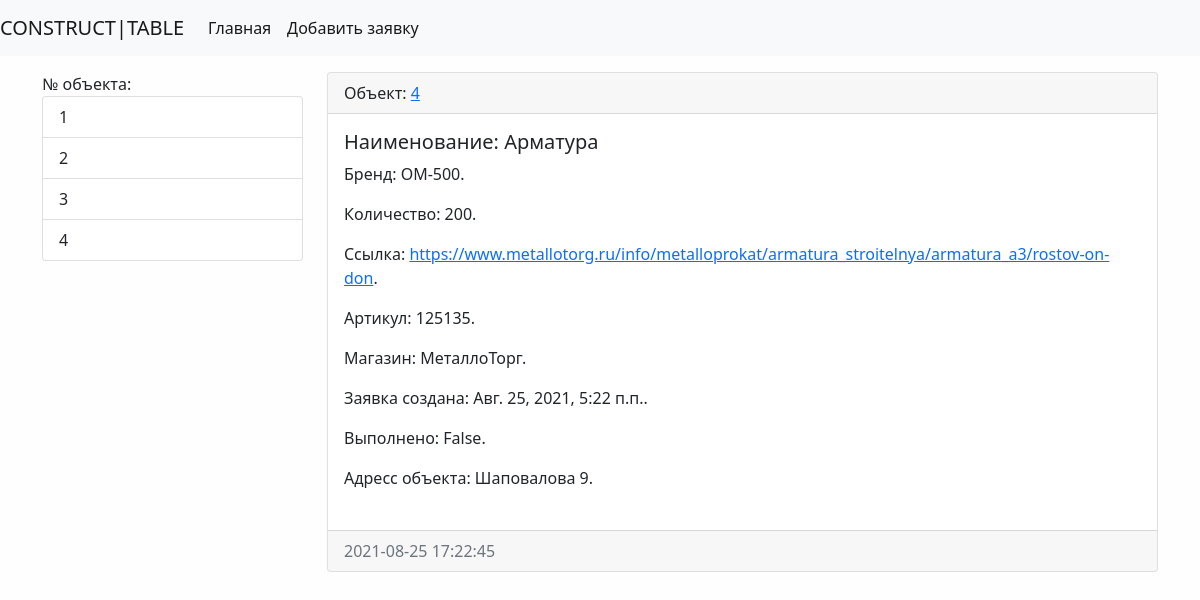
The app's page /application/1/ with its own data.
### application/models.py (models this page shows, shortened)
class ConstructionSite(models.Model):
    address = models.CharField(max_length=150, verbose_name='Адрес', db_index=True, blank=True)
    numb = models.IntegerField(validators=[MinValueValidator(1)], verbose_name='Номер объекта')
    class Meta:
        verbose_name = 'Объект'
        verbose_name_plural = 'Объекты'
        ordering = ['numb']
    def get_absolute_url(self):
        return reverse('area', kwargs={"area_id": self.pk})

class Application(models.Model):
    name = models.CharField(max_length=150, verbose_name='Наименование')
    brand = models.TextField(blank=True, verbose_name='Бренд')  # Необязательно к заполнению blank=True
    quantity = models.IntegerField(validators=[MinValueValidator(1)], verbose_name='Количество')
    link = models.URLField(max_length=500, blank=True, verbose_name='Ссылка')  # Подразумевает установку Field.db_index в True.
    item = models.IntegerField(validators=[MinValueValidator(1)], blank=True, verbose_name='Артикул')
    shop = models.TextField(blank=True, verbose_name='Магазин')
    created_at = models.DateTimeField(auto_now_add=True, verbose_name='Создано')  # Обозначение когда создан объект
    updated_at = models.DateTimeField(auto_now=True, verbose_name='Обновлено')  # Показывает когда был отредактирован объект
    is_executed = models.BooleanField(default=False, verbose_name='Выполнено')  # По умолчанию позиция в заявке не выполнена
    area = models.ForeignKey('ConstructionSite', on_delete=models.PROTECT, verbose_name='Объект')
    photo = models.ForeignKey('Photo', on_delete=models.PROTECT, null=True, verbose_name='Фото', blank=True)
    class Meta:
        verbose_name = 'Заявка'
        verbose_name_plural = 'Заявки'
        ordering = ['-created_at']

### application/views.py (the view)
# urls.py: path('application/<int:pk>/', ViewApplication.as_view(), name='view_application'),
class ViewApplication(DetailView):
    model = Application
    context_object_name = 'application_item'

### application/templatetags/application_tags.py (called while the page is built)
@register.inclusion_tag('application/list_areas.html')
def show_areas(arg1='Hello', arg2='world'):
    categories = ConstructionSite.objects.all()
    return {"categories": categories, "arg1": arg1, "arg2": arg2}

### application/templates/application/application_detail.html (shortened to what this page needs)
{% extends 'base.html' %}
{% block sidebar %}
{% include 'inc/_sidebar.html' %}
{% endblock %}
{% block content %}
{% if application_item %}
<div class="card mb-3">
    <div class="card-header">
        Объект: <a href="{{application_item.area.get_absolute_url }}">{{application_item.area.numb}}</a>
    </div>
    <div class="card-body">
        <div class="media">
            <div class="media-body">
                <h5 class="card-title">Наименование: {{application_item.name}}</h5>
                <p class="card-text">Бренд: {{application_item.brand}}.</p>
                <p class="card-text">Количество: {{application_item.quantity}}.</p>
                <p class="card-text">Ссылка: {{application_item.link|urlize}}.</p>
                <p class="card-text">Артикул: {{application_item.item}}.</p>
                <p class="card-text">Магазин: {{application_item.shop}}.</p>
                <p class="card-text">Заявка создана: {{application_item.created_at}}.</p>
                <p class="card-text">Выполнено: {{application_item.is_executed}}.</p>
                <p class="card-text">Адресс объекта: {{application_item.area.address}}.</p>
            </div>
        </div>
    </div>
    <div class="card-footer text-muted">
        {{application_item.created_at|date:"Y-m-d H:i:s"}}
    </div>
</div>
{% else %}
Список заявок пуст...
{% endif %}
{% endblock %}

### application/templates/application/list_areas.html
<div class="list-group">
    № объекта:
    {% for item in categories %}
    <a href="{{ item.get_absolute_url }}" class="list-group-item list-group-item-action">{{item.numb}}</a>
    {% endfor %}
</div>

### ConstrTable/static/css/style.css (style rules this page uses)
body { background-color: #fefefe; }

### records on screen
ConstructionSite: numb "1"
ConstructionSite: numb "2"
ConstructionSite: numb "3"
ConstructionSite: numb "4"
Application: area.numb "4", name "Арматура", brand "ОМ-500", quantity "200", link "https://www.metallotorg.ru/info/metalloprokat/armatura_stroitelnya/armatura_a3/rostov-on-don", item "125135", shop "МеталлоТорг", created_at "Авг. 25, 2021, 5:22 п.п.", is_executed "False", area.address "Шаповалова 9", created_at "2021-08-25 17:22:45"
